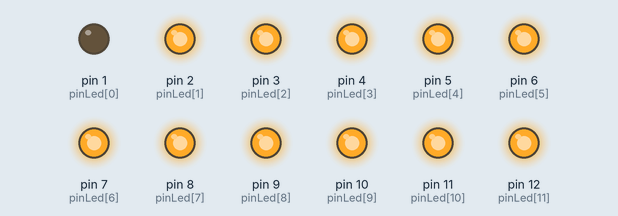
A sketch run on a simulated Arduino Uno, built with avr-gcc and run on an emulated ATmega328P. Parts: output pins drawn as LEDs (lit = HIGH).

Above: at 0.13 s.
At 0.73 s:
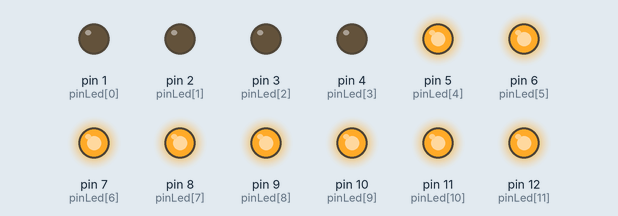
At 1.53 s:
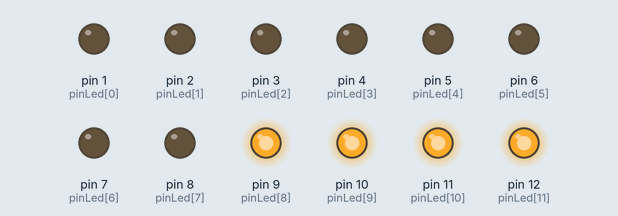
At 2.77 s:
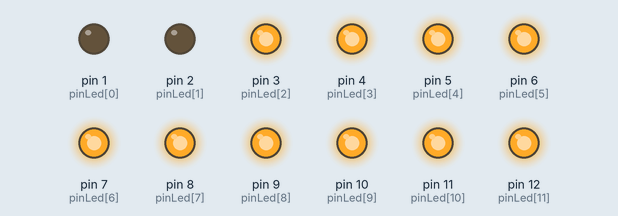
At 4.17 s:
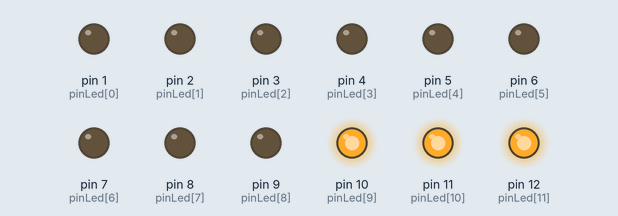
At 5.4 s:
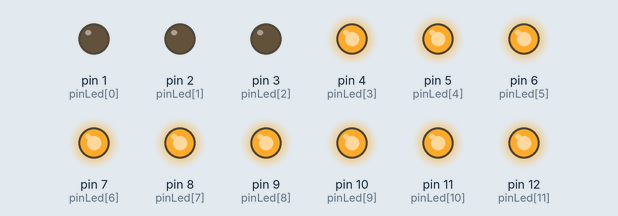
Timing chart, 0 to 5.7 s (numbered marks = the images above):
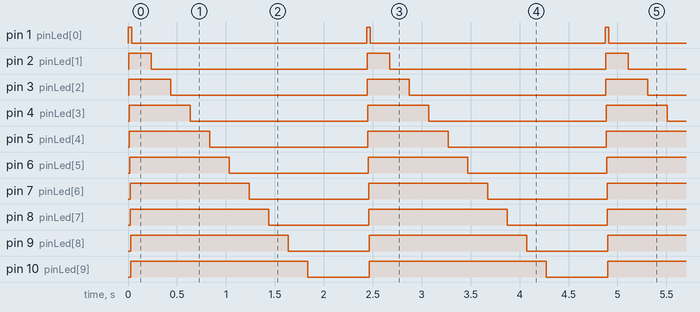

Measured:
- by itself, pin 1 (pinLed[0]): alternates HIGH for 0.03 s and LOW for 2.4 s
- by itself, pin 2 (pinLed[1]): alternates HIGH for 0.23 s and LOW for 2.2 s
- by itself, pin 3 (pinLed[2]): alternates HIGH for 0.43 s and LOW for 2.0 s
- by itself, pin 4 (pinLed[3]): alternates HIGH for 0.62 s and LOW for 1.8 s
- by itself, pin 5 (pinLed[4]): alternates HIGH for 0.82 s and LOW for 1.6 s
- by itself, pin 6 (pinLed[5]): alternates HIGH for 1.0 s and LOW for 1.4 s
- by itself, pin 7 (pinLed[6]): alternates HIGH for 1.2 s and LOW for 1.2 s
- by itself, pin 8 (pinLed[7]): alternates HIGH for 1.4 s and LOW for 1.0 s

The sketch:

chenille.ino
```cpp
int pinLed[12]={1,2,3,4,5,6,7,8,9,10,11,12};
void setup() {

for(int i=0;i<=11;i++){
  pinMode(pinLed[i],OUTPUT);
  digitalWrite(pinLed[i],LOW);
}
}

void loop() {

for(int i=0;i<=11;i++){
  delay(3);
digitalWrite(pinLed[i],HIGH);

}
for(int i=0;i<=11;i++){
digitalWrite(pinLed[i],LOW);
delay(200);
}


}
```
